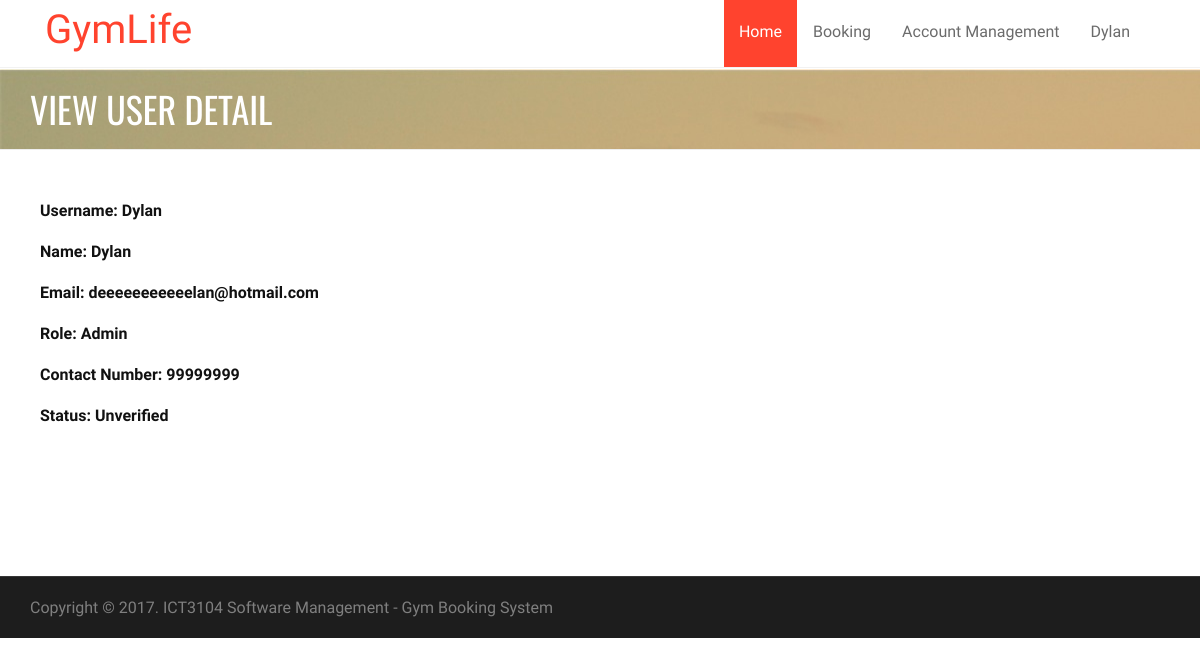
The app's page /admin/viewUser.php?id=1 (signed in), older data.
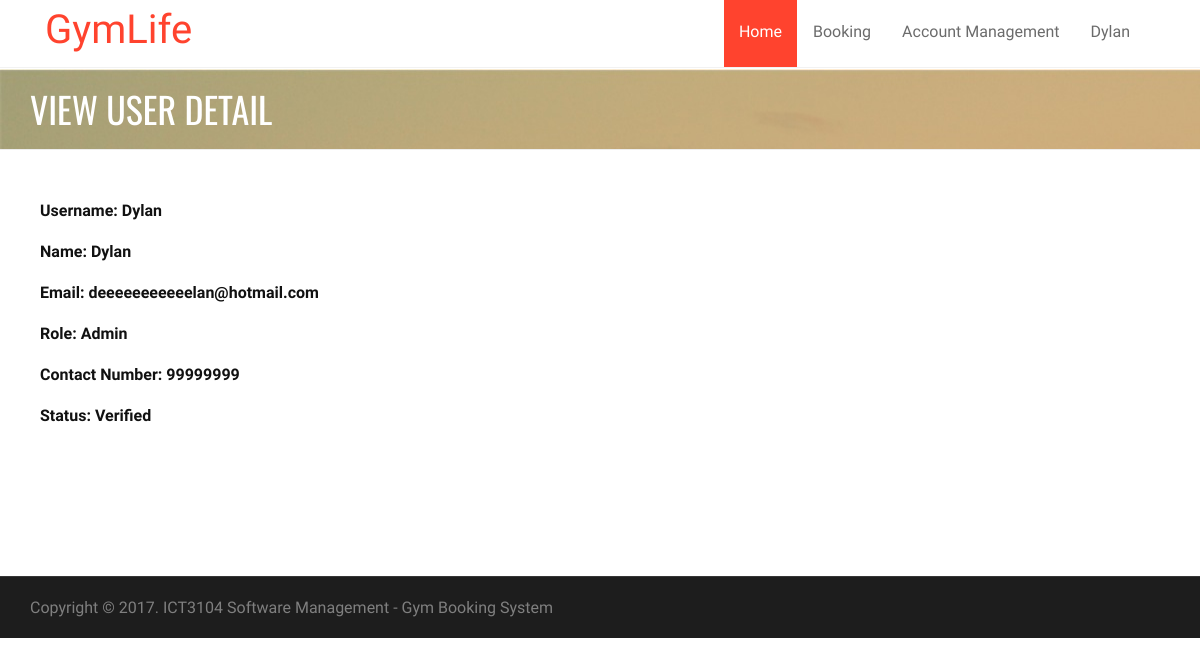
The same page, newer data.
### tables this page shows
CREATE TABLE IF NOT EXISTS `user` (
  `userID` int(11) NOT NULL,
  `roleID` int(11) NOT NULL,
  `name` varchar(255) NOT NULL,
  `userName` varchar(15) NOT NULL,
  `email` varchar(255) NOT NULL,
  `contactNumber` int(11) NOT NULL,
  `password` varchar(255) NOT NULL,
  `status` int(11) NOT NULL,
  `passwordChange` bit(1) NOT NULL
);

### db.class.php (called while the page is built, shortened)
<?php
class DB {
  protected static $mdb = null;
  public static function getMDB() {
    $mdb = DB::$mdb;
    if ($mdb === null) {
      $mdb = DB::$mdb = new MeekroDB();
    }
    $db_class_vars = get_class_vars('DB');
    return $mdb;
  }
  public static function queryFirstRow() { $args = func_get_args(); return call_user_func_array(array(DB::getMDB(), 'queryFirstRow'), $args); }
}
class MeekroDB {
  public $dbName = '';
  public $user = '';
  public $password = '';
  public $host = 'localhost';
  public $port = null;
  public $encoding = 'latin1';
  public $param_char = '%';
  public $named_param_seperator = '_';
  public $connect_options = array(MYSQLI_OPT_CONNECT_TIMEOUT => 30);
  public $internal_mysql = null;
  public function __construct($host=null, $user=null, $password=null, $dbName=null, $port=null, $encoding=null) {
    if ($host === null) $host = DB::$host;
    if ($user === null) $user = DB::$user;
    if ($password === null) $password = DB::$password;
    if ($dbName === null) $dbName = DB::$dbName;
    if ($port === null) $port = DB::$port;
    if ($encoding === null) $encoding = DB::$encoding;
    $this->host = $host;
    $this->user = $user;
    $this->password = $password;
    $this->dbName = $dbName;
    $this->port = $port;
    $this->encoding = $encoding;
  }
  public function get() {
    $mysql = $this->internal_mysql;
    if (!($mysql instanceof MySQLi)) {
      if (! $this->port) $this->port = ini_get('mysqli.default_port');
      $mysql = new mysqli();
      foreach ($this->connect_options as $key => $value) {
        $mysql->options($key, $value);
      }
      $mysql->set_charset($this->encoding);
      $this->internal_mysql = $mysql;
    }
    return $mysql;
  }
  protected function preparseQueryParams() {
    $args = func_get_args();
    $sql = trim(strval(array_shift($args)));
    $args_all = $args;
    $param_char_length = strlen($this->param_char);
    $named_seperator_length = strlen($this->named_param_seperator);
    $types = array(
      $this->param_char . 'll',
      $this->param_char . 'ls',
      $this->param_char . 'l',
      $this->param_char . 'li',
      $this->param_char . 'ld',
      $this->param_char . 'lb',
      $this->param_char . 'lt',
      $this->param_char . 's',
      $this->param_char . 'i',
      $this->param_char . 'd',
      $this->param_char . 'b',
      $this->param_char . 't',
      $this->param_char . '?',
      $this->param_char . 'ss'
    );
    $posList = array();
    foreach ($types as $type) {
      $lastPos = 0;
      while (($pos = strpos($sql, $type, $lastPos)) !== false) {
        $lastPos = $pos + 1;
        $posList[$pos] = $type;
      }
    }
    ksort($posList);
    $chunkyQuery = array();
    $pos_adj = 0;
    foreach ($posList as $pos => $type) {
      $type = substr($type, $param_char_length);
      $length_type = strlen($type) + $param_char_length;
      $new_pos = $pos + $pos_adj;
      $new_pos_back = $new_pos + $length_type;
      $arg_number_length = 0;
      if ($arg_number_length = strspn($sql, '0123456789', $new_pos_back)) {
        $arg_number = substr($sql, $new_pos_back, $arg_number_length);
        if (! array_key_exists($arg_number, $args_all)) $this->nonSQLError("Non existent argument reference (arg $arg_number): $sql");
        $arg = $args_all[$arg_number];
      } else {
        $arg = array_shift($args);
      }
      if ($new_pos > 0) $chunkyQuery[] = substr($sql, 0, $new_pos);
      if (is_object($arg) && ($arg instanceof WhereClause)) {
        list($clause_sql, $clause_args) = $arg->textAndArgs();
        array_unshift($clause_args, $clause_sql);
        $preparsed_sql = call_user_func_array(array($this, 'preparseQueryParams'), $clause_args);
        $chunkyQuery = array_merge($chunkyQuery, $preparsed_sql);
      } else {
        $chunkyQuery[] = array('type' => $type, 'value' => $arg);
      }
      $sql = substr($sql, $new_pos_back + $arg_number_length);
      $pos_adj -= $new_pos_back + $arg_number_length;
    }
    return $chunkyQuery;
  }
  protected function escape($str) { return "'" . $this->get()->real_escape_string(strval($str)) . "'"; }
  protected function parseQueryParams() {
    $args = func_get_args();
    $chunkyQuery = call_user_func_array(array($this, 'preparseQueryParams'), $args);
    $query = '';
    $array_types = array('ls', 'li', 'ld', 'lb', 'll', 'lt');
    foreach ($chunkyQuery as $chunk) {
      if (is_string($chunk)) {
        $query .= $chunk;
        continue;
      }
      $type = $chunk['type'];
      $arg = $chunk['value'];
      $result = '';
      if ($type != '?') {
        $is_array_type = in_array($type, $array_types, true);
      }
      if ($type == 's') $result = $this->escape($arg);
      $query .= $result;
    }
    return $query;
  }
  protected function prependCall($function, $args, $prepend) { array_unshift($args, $prepend); return call_user_func_array($function, $args); }
  public function query() { $args = func_get_args(); return $this->prependCall(array($this, 'queryHelper'), $args, 'assoc'); }
  protected function queryHelper() {
    $args = func_get_args();
    $type = array_shift($args);
    $db = $this->get();
    $is_buffered = true;
    $row_type = 'assoc';
    $full_names = false;
    $sql = call_user_func_array(array($this, 'parseQueryParams'), $args);
    $result = $db->query($sql, $is_buffered ? MYSQLI_STORE_RESULT : MYSQLI_USE_RESULT);
    $return = array();
    while ($row = ($row_type == 'assoc' ? $result->fetch_assoc() : $result->fetch_row())) {
      $return[] = $row;
    }
    return $return;
  }
  public function queryFirstRow() {
    $args = func_get_args();
    $result = call_user_func_array(array($this, 'query'), $args);
    return reset($result);
  }
}
?>

### admin/viewUser.php (the view, shortened to what the changed rows need)
<?php
$id = $_GET['id'];
$record = DB::queryFirstRow("SELECT * FROM user WHERE userid=%s", $id);
$username = $record["userName"];
$name = $record["name"];
$email = $record["email"];
$role = $record["roleID"];
if ($role == '1') {
    $role = "Admin";
} elseif ($role == '2') {
    $role = "Trainer ";
} elseif ($role == '3') {
    $role = "Trainee";
}
$contact = $record["contactNumber"];
$status = $record["status"];
if ($status == '1') {
    $status = "Unverified";
} elseif ($status == '2') {
    $status = "Verified ";
}
?>
<!doctype html>
<html lang="en">
    <head>
        <link rel="stylesheet" href="../asset/bootstrap/css/bootstrap.min.css" type="text/css">
        <link rel="stylesheet" href="../asset/font-awesome/css/font-awesome.min.css" type="text/css">
        <link rel="stylesheet" href="../asset/css/owl.carousel.css" type="text/css">
        <link rel="stylesheet" href="../asset/css/owl.theme.css" type="text/css">
        <link rel="stylesheet" href="../asset/css/owl.transitions.css" type="text/css">
        <link rel="stylesheet" type="text/css" href="../asset/css/animate.css">
        <link rel="stylesheet" type="text/css" href="../asset/css/lightbox.css">
        <link rel="stylesheet" type="text/css" href="../asset/css/style.css">
        <link rel="stylesheet" type="text/css" href="../asset/css/responsive.css">
    </head>
    <body>
        <div class="page-header">
            <div class="overlay">
                <div class="container">
                    <div class="row">
                        <div class="col-md-12">
                            <h1>View User Detail</h1>
                        </div>
                    </div>
                </div>
            </div>
        </div>
        <section id="about-section" class="about-section">
            <div class="container">
                <div class="row" style="margin-left:10px">
                    <div class="form-group">
                        <label class="control-label" for="textinput">Username:  </label>
                        <label><?php echo $username; ?></label>
                    </div>
                    <div class="form-group">
                        <label class="control-label" for="textinput">Name: </label>
                        <label><?php echo $name; ?></label>
                    </div>
                    <div class="form-group">
                        <label class="control-label" for="textinput">Email: </label>
                        <label><?php echo $email; ?></label>
                    </div>
                    <div class="form-group">
                        <label class="control-label" for="textinput">Role: </label>
                        <label><?php echo $role; ?></label>
                    </div>
                    <div class="form-group">
                        <label class="control-label" for="textinput">Contact Number: </label>
                        <label><?php echo $contact; ?></label>
                    </div>
                    <div class="form-group">
                        <label class="control-label" for="textinput">Status: </label>
                        <label><?php echo $status; ?></label>
                    </div>
                </div>
            </div>
    </section>
</body>
</html>

Row changes from the older to the newer data that the page shows:
changed user "Dylan": status "Unverified" → "Verified"
